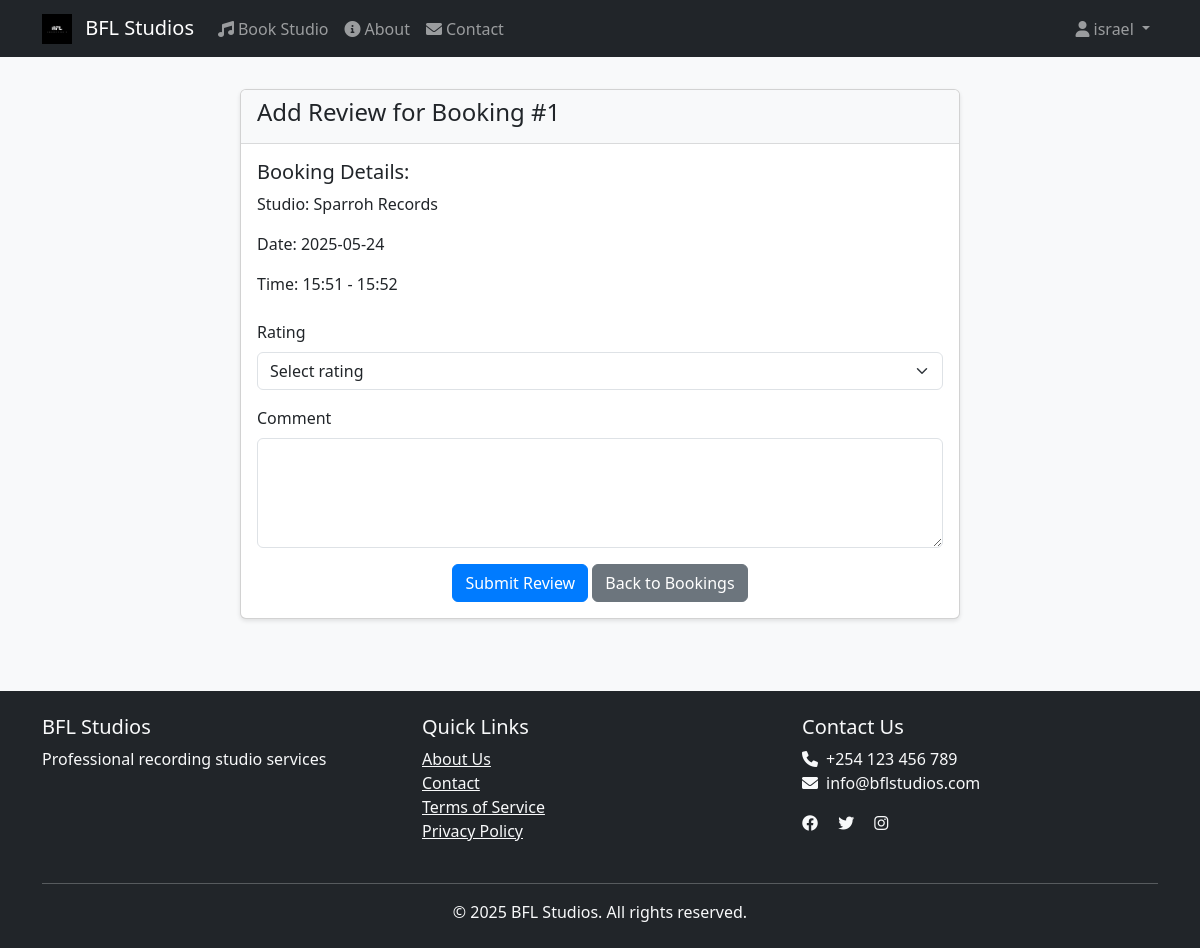
Page /user/booking/1/review (signed in) on the committed database.
### app/models/user.py (models this page shows, shortened)
class User(UserMixin, db.Model):
    id = db.Column(db.Integer, primary_key=True)
    email = db.Column(db.String(120), unique=True, nullable=False)
    password_hash = db.Column(db.String(255))
    first_name = db.Column(db.String(50))
    last_name = db.Column(db.String(50))
    phone = db.Column(db.String(20))
    profile_picture = db.Column(db.String(255))
    is_verified = db.Column(db.Boolean, default=False)
    two_factor_enabled = db.Column(db.Boolean, default=False)
    role = db.Column(db.String(20), default='user')
    created_at = db.Column(db.DateTime, default=datetime.utcnow)
    is_admin = db.Column(db.Boolean, default=False)

### app/models/booking.py (models this page shows)
class Booking(db.Model):
    id = db.Column(db.Integer, primary_key=True)
    user_id = db.Column(db.Integer, db.ForeignKey('user.id'), nullable=False)
    studio_id = db.Column(db.Integer, db.ForeignKey('studio.id'), nullable=False)
    start_time = db.Column(db.DateTime, nullable=False)
    end_time = db.Column(db.DateTime, nullable=False)
    booking_type = db.Column(db.String(20))  # hourly/half-day/full-day
    status = db.Column(db.String(20), default='pending')  # pending/confirmed/cancelled
    total_amount = db.Column(db.Float)
    payment_status = db.Column(db.String(20), default='pending')
    created_at = db.Column(db.DateTime, default=datetime.utcnow)
    user = db.relationship('User', backref='bookings')
    studio = db.relationship('Studio', backref='bookings')

### app/models/studio.py (models this page shows)
class Studio(db.Model):
    id = db.Column(db.Integer, primary_key=True)
    name = db.Column(db.String(100))
    hourly_rate = db.Column(db.Float)
    half_day_rate = db.Column(db.Float)
    full_day_rate = db.Column(db.Float)
    description = db.Column(db.Text)
    equipment = db.Column(db.Text)
    is_available = db.Column(db.Boolean, default=True)

### app/routes/user.py (the view, shortened to what this page needs)
@bp.route('/booking/<int:booking_id>/review', methods=['GET', 'POST'])
@login_required
def add_review(booking_id):
    booking = Booking.query.get_or_404(booking_id)
    if booking.user_id != current_user.id:
        flash('You do not have permission to review this booking', 'danger')
        return redirect(url_for('user.bookings'))
    return render_template('user/review.html', booking=booking)

### app/__init__.py (called while the page is built)
@login_manager.user_loader
def load_user(user_id):
    from app.models import User
    return User.query.get(int(user_id))

def create_app():
    app = Flask(__name__)
    app.config.from_object(Config)
    @app.context_processor
    def utility_processor():
        return {
            'current_year': datetime.now().year
        }
    db.init_app(app)
    login_manager.init_app(app)
    mail.init_app(app)
    migrate.init_app(app, db)
    login_manager.login_view = 'auth.login'
    login_manager.login_message_category = 'info'
    from .routes import auth, booking, admin, user,main,payment
    app.register_blueprint(main.bp)
    app.register_blueprint(auth.bp)
    app.register_blueprint(booking.bp)
    app.register_blueprint(admin.bp)
    app.register_blueprint(payment.bp)
    app.register_blueprint(user.bp)
    return app

### app/templates/user/review.html (shortened to what this page needs)
{% extends "base.html" %}
{% block content %}
<div class="container">
    <div class="row justify-content-center">
        <div class="col-md-8">
            <div class="card">
                <div class="card-header">
                    <h4>Add Review for Booking #{{ booking.id }}</h4>
                </div>
                <div class="card-body">
                    <div class="booking-details mb-4">
                        <h5>Booking Details:</h5>
                        <p>Studio: {{ booking.studio.name }}</p>
                        <p>Date: {{ booking.start_time.strftime('%Y-%m-%d') }}</p>
                        <p>Time: {{ booking.start_time.strftime('%H:%M') }} - {{ booking.end_time.strftime('%H:%M') }}</p>
                    </div>
                    <form method="POST" action="{{ url_for('user.add_review', booking_id=booking.id) }}">
                        <div class="mb-3">
                            <label for="rating" class="form-label">Rating</label>
                            <select class="form-select" id="rating" name="rating" required>
                                <option value="">Select rating</option>
                            </select>
                        </div>
                        <div class="mb-3">
                            <label for="comment" class="form-label">Comment</label>
                            <textarea class="form-control" id="comment" name="comment" rows="4" required></textarea>
                        </div>
                        <div class="text-center">
                            <button type="submit" class="btn btn-primary">Submit Review</button>
                            <a href="{{ url_for('user.bookings') }}" class="btn btn-secondary">Back to Bookings</a>
                        </div>
                    </form>
                </div>
            </div>
        </div>
    </div>
</div>
{% endblock %}

### app/templates/base.html (shortened to what this page needs)
<!DOCTYPE html>
<html lang="en">
<head>
    <link href="https://cdn.jsdelivr.net/npm/bootstrap@5.3.0/dist/css/bootstrap.min.css" rel="stylesheet">
    <link href="https://cdnjs.cloudflare.com/ajax/libs/font-awesome/6.0.0/css/all.min.css" rel="stylesheet">
    <link rel="stylesheet" href="{{ url_for('static', filename='css/style.css') }}">
</head>
<body>
    <nav class="navbar navbar-expand-lg navbar-dark bg-dark">
        <div class="container">
            <a class="navbar-brand" href="{{ url_for('main.index') }}">
                <img src="{{ url_for('static', filename='images/logo.png') }}" alt="BFL Studios" height="30" class="d-inline-block align-text-top me-2">
                BFL Studios
            </a>
            <div class="collapse navbar-collapse" id="navbarNav">
                <ul class="navbar-nav me-auto">
                    <li class="nav-item">
                        <a class="nav-link" href="{{ url_for('booking.studios') }}">
                            <i class="fas fa-music me-1"></i>Book Studio
                        </a>
                    </li>
                    <li class="nav-item">
                        <a class="nav-link" href="{{ url_for('main.about') }}">
                            <i class="fas fa-info-circle me-1"></i>About
                        </a>
                    </li>
                    <li class="nav-item">
                        <a class="nav-link" href="{{ url_for('main.contact') }}">
                            <i class="fas fa-envelope me-1"></i>Contact
                        </a>
                    </li>
                </ul>
                <ul class="navbar-nav">
                    {% if current_user.is_authenticated %}
                        <li class="nav-item dropdown">
                            <a class="nav-link dropdown-toggle" href="#" id="userDropdown" role="button" data-bs-toggle="dropdown">
                                <i class="fas fa-user me-1"></i>{{ current_user.first_name }}
                            </a>
                        </li>
                    {% endif %}
                </ul>
            </div>
        </div>
    </nav>
    <main class="container mt-4">
        {% block content %}{% endblock %}
    </main>
    <footer class="bg-dark text-light mt-5 py-4">
        <div class="container">
            <div class="row">
                <div class="col-md-4">
                    <h5>BFL Studios</h5>
                    <p>Professional recording studio services</p>
                </div>
                <div class="col-md-4">
                    <h5>Quick Links</h5>
                    <ul class="list-unstyled">
                        <li><a href="{{ url_for('main.about') }}" class="text-light">About Us</a></li>
                        <li><a href="{{ url_for('main.contact') }}" class="text-light">Contact</a></li>
                        <li><a href="{{ url_for('main.about') }}" class="text-light">Terms of Service</a></li>
                        <li><a href="{{ url_for('main.contact') }}" class="text-light">Privacy Policy</a></li>
                    </ul>
                </div>
                <div class="col-md-4">
                    <h5>Contact Us</h5>
                    <p>
                        <i class="fas fa-phone me-2"></i>+254 123 456 789<br>
                        <i class="fas fa-envelope me-2"></i>info@bflstudios.com
                    </p>
                    <div class="social-links">
                        <a href="#" class="text-light me-3"><i class="fab fa-facebook"></i></a>
                        <a href="#" class="text-light me-3"><i class="fab fa-twitter"></i></a>
                        <a href="#" class="text-light me-3"><i class="fab fa-instagram"></i></a>
                    </div>
                </div>
            </div>
            <hr class="mt-4">
            <div class="text-center">
                <p class="mb-0">&copy; {{  current_year }} BFL Studios. All rights reserved.</p>
            </div>
        </div>
    </footer>
</body>
</html>

### app/static/css/style.css (style rules this page uses)
body { background-color: #f8f9fa; }
.navbar { margin-bottom: 2rem; }
.card { box-shadow: 0 2px 4px rgba(0,0,0,0.1); margin-bottom: 1.5rem; }
.card-header { background-color: #f8f9fa; border-bottom: 1px solid rgba(0,0,0,0.125); }
.btn-primary { background-color: #007bff; border-color: #007bff; }

### rows in the picture
User: first_name "israel"
Booking: id "1", start_time "2025-05-24", start_time "15:51", end_time "15:52"
Studio: studio.name "Sparroh Records"
